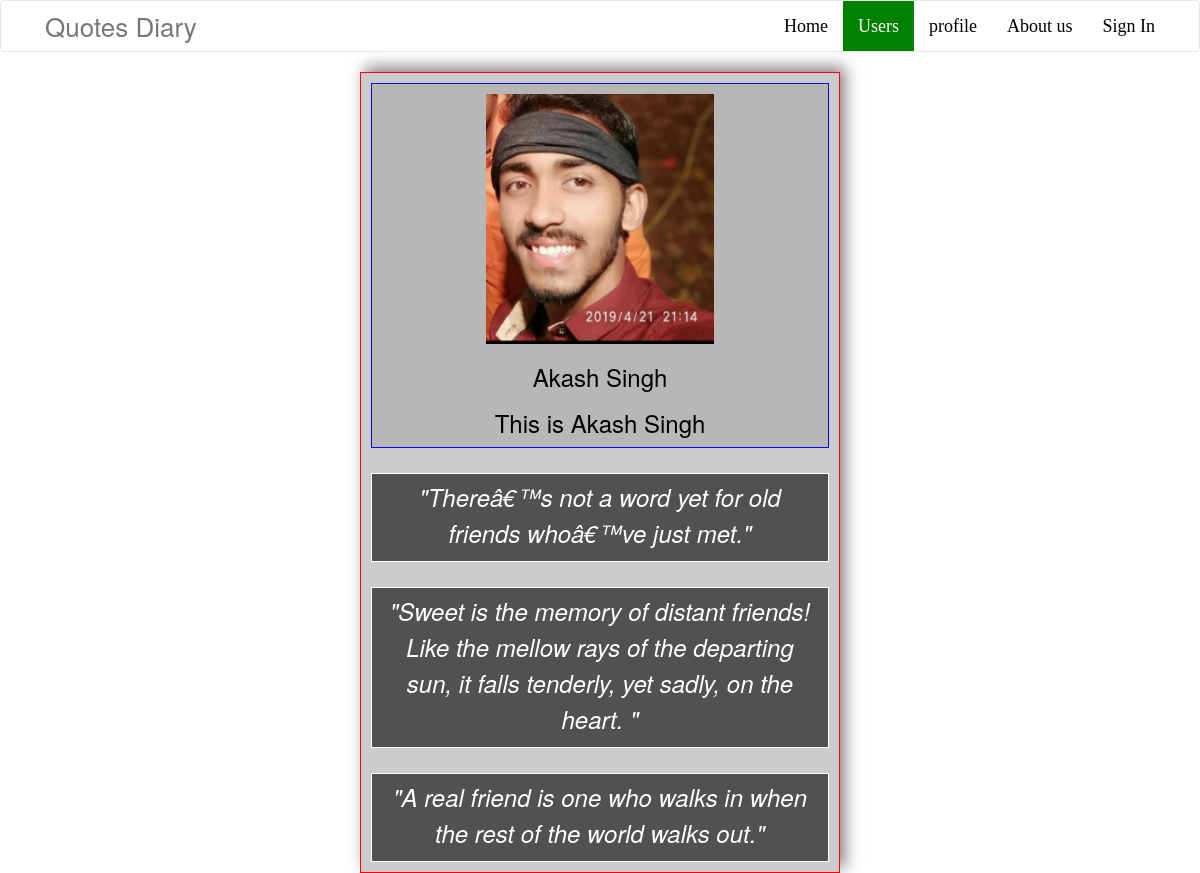
The page /user.php?user_name=akash_singh on the database its author committed.
### tables this page shows
CREATE TABLE IF NOT EXISTS `users` (
  `id` int(11) NOT NULL AUTO_INCREMENT,
  `name` varchar(255) NOT NULL,
  `email` varchar(255) NOT NULL,
  `pwd` varchar(255) NOT NULL,
  `tag_line` varchar(255) NOT NULL,
  `profile_img` varchar(255) NOT NULL,
  `user_name` varchar(255) NOT NULL,
  `status` int(11) NOT NULL,
  PRIMARY KEY (`id`)
);

CREATE TABLE IF NOT EXISTS `posts` (
  `id` int(11) NOT NULL AUTO_INCREMENT,
  `user_name` varchar(255) NOT NULL,
  `name` varchar(255) NOT NULL,
  `msg` varchar(255) NOT NULL,
  `status` int(255) NOT NULL,
  `likes` int(255) NOT NULL,
  PRIMARY KEY (`id`)
);

### user.php (the view, shortened to what this page needs)
<?php
    include 'connection.php';
   $get_username = $_GET['user_name'];
?>
<!DOCTYPE html>
<html lang="en">
<head>
    <link rel="stylesheet" href="assests/css/custom1.css">
    <link rel="stylesheet" href="https://cdnjs.cloudflare.com/ajax/libs/font-awesome/4.7.0/css/font-awesome.min.css">
    <link rel="stylesheet" href="https://maxcdn.bootstrapcdn.com/bootstrap/3.4.1/css/bootstrap.min.css">
    <link rel="stylesheet" href="https://stackpath.bootstrapcdn.com/font-awesome/4.7.0/css/font-awesome.min.css">
</head>
<body>
    <section id="menu-area">
        <nav class="navbar navbar-default" role="navigation">
            <div class="container">
                <div class="row">
                    <div class="col-lg-12">
                        <div class="navbar-header">
                            <a class="navbar-brand" href="index.php">Quotes Diary</a>
                        </div>
                        <div id="navbar" class="navbar-collapse collapse">
                            <ul id="top-menu" class="nav navbar-nav  navbar-right main-nav non-radius-menu">
                                <li><a href="index.php">Home</a></li>
                                <li><a href="users.php" class="active">Users</a></li>
                                <li> <a href="profile.php">profile</a> </li>
                                <li><a href="about-us.php">About us</a></li>
                                <li><a href="sign-in.php">Sign In</a></li>
                            </ul>
                        </div>
                    </div>
                </div>
            </div>
        </nav>
    </section>
    <div class="profile-display">
        <div class="containers">
            <div class="display-area">
                <?php
                    $select_user = "
                        SELECT * FROM users
                        WHERE user_name ='$get_username';
                    ";
                    $result_select_user = mysqli_query($connection,$select_user);
                    $output_profile = '<div class="profile">';
                    if(mysqli_num_rows($result_select_user) > 0){
                        while($row = mysqli_fetch_array($result_select_user)){
                            $output_profile .= '
                                <div class="img-container">
                                    <img src="upload-images/'.$row["profile_img"].'" alt="">
                                </div>
                                <div class="text-container text-center">
                                    <h3>'.$row["name"].'</h3>
                                    <h3>'.$row["tag_line"].'</h3>
                                </div>
                            ';
                        }
                        $output_profile .= '</div>';
                        echo $output_profile;
                    }
                ?>
                <div class="display-posts">
                    <?php
                        $select_posts = "
                            SELECT * FROM posts
                            WHERE user_name='$get_username'
                            ORDER BY id DESC;
                        ";
                        $result_posts = mysqli_query($connection,$select_posts);
                        $result_posts_num = mysqli_num_rows($result_posts);
                        $output = '';
                        if($result_posts_num > 0){
                            while($row = mysqli_fetch_array($result_posts)){
                                $output .= '
                                    <div class="post-card">
                                        <div class="quotes">
                                            <h3><i>"'.$row['msg'].'"</i></h3>
                                        </div>
                                    </div>
                                ';
                            }
                            echo $output;
                        }
                    ?>
                </div>
            </div>
            </div>
        </div>
</body>
</html>

### assests/css/custom1.css (style rules this page uses)
:root { --menu-bg: #fff; --navbar-color: #fff; --navbar-bg: #000; --navbar-hover-bg: green; --navigation-bottom-border: green; --active-nav-item-color: #fff; --background-color: rgba(255,255,255,1); --first-layer: #ccc; --second-layer: rgba(0,0,0,0.6); }
body { margin: 0; }
#menu-area, .navbar-default { background: var(--menu-bg) !important; margin-bottom: 0px; }
.navbar-default { border-bottom: 2px solid var(--navigation-bottom-border); }
.navbar-brand { font-size: 26px !important; margin: 0px !important; }
.non-radius-menu li a { font-size: 18px !important; color: black !important; font-family: Georgia, 'Times New Roman', Times, serif; transition: 0.8s; }
.non-radius-menu li .active { background-color: var(--navbar-hover-bg) !important; color: var(--active-nav-item-color) !important; }
.img-container { width: 100%; height: 250px; }
.img-container > img { height: 100%; width: 100%; }
.profile-display { width: 100%; background-color: var(--background-color); margin: 0px !important; }
.profile-display > .containers > .display-area { width: 40%; margin: auto; background-color: var(--first-layer); color: #fff; padding: 10px; border: 1px solid red; box-shadow: 5px -5px 15px rgba(134, 126, 126, 1); }
.display-area > .profile { border: 1px solid blue; padding-top: 10px; background-color: rgba(0,0,0,0.1); }
.display-area > .profile > .img-container, .display-area > .profile > .text-container, .display-area > .img-container, .display-area > .text-container { width: 50%; margin: auto; color: #000; }
.display-area > .display-posts > .post-card { height: 100%; border: 1px solid black; align-items: center; vertical-align: middle !important; margin-top: 25px; padding: 0px 10px; border: 1px solid #fff; background-color: var(--second-layer); }
.display-area > .display-posts > .post-card > .quotes { text-align: center; align-items: center; height: 80%; vertical-align: middle !important; }
.quotes > h3 { margin-top: 5px !important; text-align: center; height: 100%; line-height: 1.5; display: inline-block; vertical-align: middle !important; }

### rows shown on the page
users: profile_img (picture), name "Akash Singh", tag_line "This is Akash Singh"
posts: msg "Thereâ€™s not a word yet for old friends whoâ€™ve just met."
posts: msg "Sweet is the memory of distant friends! Like the mellow rays of the departing sun, it falls tenderly, yet sadly, on the heart."
posts: msg "A real friend is one who walks in when the rest of the world walks out."
